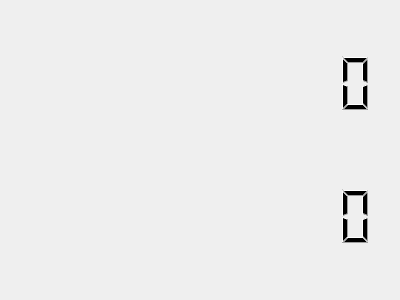
<?xml version="1.0" encoding="UTF-8"?>
<ui version="4.0">
 <class>Form</class>
 <widget class="QWidget" name="Form">
  <property name="geometry">
   <rect>
    <x>0</x>
    <y>0</y>
    <width>400</width>
    <height>300</height>
   </rect>
  </property>
  <property name="windowTitle">
   <string>Form</string>
  </property>
  <layout class="QHBoxLayout" name="horizontalLayout">
   <item>
    <widget class="QFrame" name="frame">
     <property name="frameShape">
      <enum>QFrame::NoFrame</enum>
     </property>
     <property name="frameShadow">
      <enum>QFrame::Raised</enum>
     </property>
     <property name="lineWidth">
      <number>3</number>
     </property>
     <layout class="QVBoxLayout" name="verticalLayout">
      <item>
       <widget class="QLCDNumber" name="lcd_date">
        <property name="minimumSize">
         <size>
          <width>0</width>
          <height>35</height>
         </size>
        </property>
        <property name="frameShape">
         <enum>QFrame::NoFrame</enum>
        </property>
        <property name="digitCount">
         <number>11</number>
        </property>
       </widget>
      </item>
      <item>
       <widget class="QLCDNumber" name="lcd_time">
        <property name="minimumSize">
         <size>
          <width>0</width>
          <height>35</height>
         </size>
        </property>
        <property name="frameShape">
         <enum>QFrame::NoFrame</enum>
        </property>
        <property name="digitCount">
         <number>11</number>
        </property>
       </widget>
      </item>
     </layout>
    </widget>
   </item>
  </layout>
 </widget>
 <resources/>
 <connections/>
</ui>
